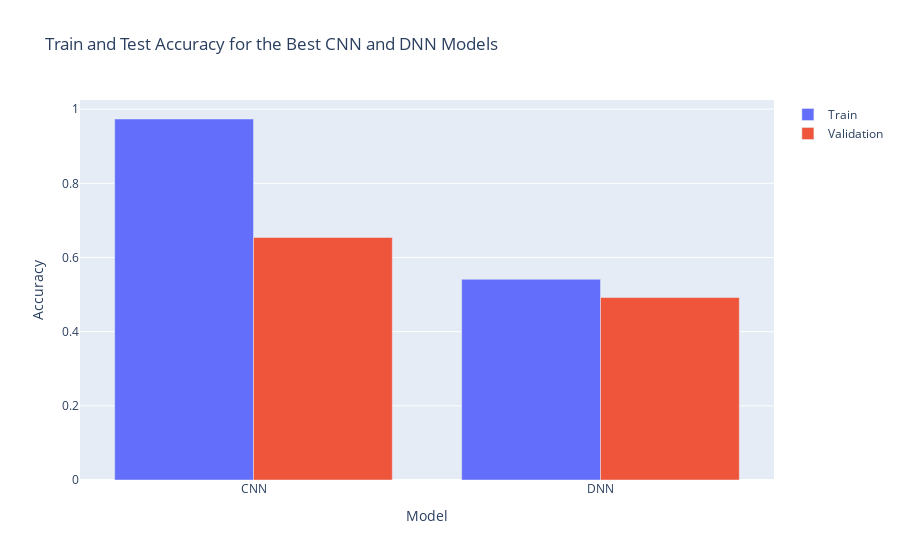

The code cell stored with this chart in its notebook:
### Code cell
# bar plot with train and test accuracy

fig = go.Figure()

fig.add_trace(go.Bar(
    x=["CNN", "DNN"],
    y=[best_cnn["f1_train_average"].values[0], best_dnn["f1_train_average"].values[0]],
    name='Train',
    marker_color='#636EFA'
))

fig.add_trace(go.Bar(
    x=["CNN", "DNN"],
    y=[best_cnn["f1_test_average"].values[0], best_dnn["f1_test_average"].values[0]],
    name='Validation',
    marker_color='#EF553B'
))

fig.update_layout(
    title='Train and Test Accuracy for the Best CNN and DNN Models',
    barmode='group',
    xaxis_title='Model',
    yaxis_title='Accuracy',
    showlegend=True
)

fig.show()

### Figure 1 — Plotly figure (JSON) as saved in the notebook; plotly's stock layout.template omitted (floating-point values rounded to 4 significant figures)
{"data": [{"marker": {"color": "#636EFA"}, "name": "Train", "type": "bar", "x": ["CNN", "DNN"], "y": [0.9734, 0.5412]}, {"marker": {"color": "#EF553B"}, "name": "Validation", "type": "bar", "x": ["CNN", "DNN"], "y": [0.6541, 0.4921]}], "layout": {"barmode": "group", "showlegend": true, "title": {"text": "Train and Test Accuracy for the Best CNN and DNN Models"}, "xaxis": {"title": {"text": "Model"}}, "yaxis": {"title": {"text": "Accuracy"}}}}
